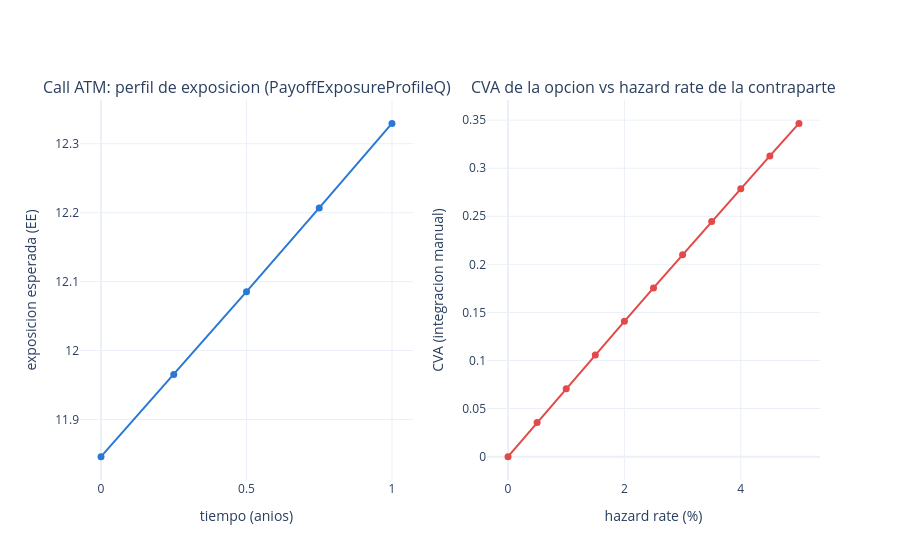

Notebook code cell kept with this figure:
### Markdown cell above
## 2. Opcion frente a una contraparte: exposicion via Monte Carlo y CVA nativo

`PayoffExposureProfileQ` revalora el resto del payoff en cada fecha de `exposure_times`, en
las mismas trayectorias Monte Carlo -- el mismo insumo que consume `UnilateralCVA` por dentro
para el IRS. `PayoffUnilateralCvaQ` (medida nativa, Fase 5 de `PLAN_IMPROVE_NOTEBOOK.md`)
compone internamente ese mismo perfil EE con la formula
`CVA = (1-R) * sum_i EE_i * (S(t_{i-1}) - S(t_i)) * DF(t_i)` -- misma logica que ya usa
`UnilateralCvaMeasure` en C++ para el IRS, pero descontando por la curva observada de
`MarketSnapshot` en vez de la dinamica de un modelo de tipo corto (el `PayoffProduct` de abajo
vive bajo `GBM`, no bajo Hull-White). `hazard_rate`/`recovery_rate` se leen de ese mismo
`MarketSnapshot`, no de un parametro propio de la medida. El contrato de la call (aqui y en la
cesta de la seccion 3) se construye via `qd.call_leg` (PLAN_IMPROVE_NOTEBOOK2.md Fase 6) en vez
de horneado a mano con `qd.when`/`qd.cashflow`/`qd.maximum`.

> **Nota (`PLAN_IMPROVE_NOTEBOOK.md`, Fase 5):** la funcion `manual_cva` de abajo integraba a
> mano en Python exactamente la formula que `PayoffUnilateralCvaQ` ya resuelve en el motor --
> se conserva aqui como celda de verificacion cruzada explicita (compara contra la medida
> nativa en la celda siguiente, y ademas sirve para explorar un grid de hazard rate sin
> reconstruir un `MarketSnapshot` por punto), no como el unico camino.

### Code cell
OBS = "EQ.SPOT.IDX"
S0, R_RATE, Q_DIV, SIGMA, T = 100.0, 0.04, 0.0, 0.25, 1.0
# qd.call_leg (PLAN_IMPROVE_NOTEBOOK2.md Fase 6) en vez de horneado a mano con qd.when/qd.cashflow/qd.maximum.
call_contract = qd.call_leg(OBS, S0, 1.0, T)
call_trade = qd.PayoffProduct(id="OPT_CPTY", contract=call_contract)
option_model = qd.Gbm(s0=S0, r=R_RATE, q=Q_DIV, sigma=SIGMA, observable=OBS)
# hazard_rate/recovery_rate fijados aqui (no en un grid) porque PayoffUnilateralCvaQ (celda
# siguiente) los lee de este MarketSnapshot -- el grid de mas abajo (hazard_grid) sigue
# explorando otros valores solo con manual_cva, que no necesita reconstruir el market.
HAZARD_FIXED, RECOVERY_FIXED = 0.02, 0.40
option_market = qd.Market(
    pillars=[T], zero_rates=[R_RATE], hazard_rate=HAZARD_FIXED, recovery_rate=RECOVERY_FIXED,
)
# option_pricing difiere del PricingContext del constructor de eng (fijado arriba para el IRS
# Hull-White, n_paths=20000/n_steps=52) -- override puntual (PLAN_API_REFACTOR.md Fase 2), sin
# instanciar un segundo Engine.
option_pricing = qd.PricingContext(pricing_date=0.0, n_paths=150_000, n_steps=1, seed=5)

exposure_times = [0.0, 0.25, 0.5, 0.75, 1.0]
exposure_result = eng.price(
    call_trade, option_model, option_market, [("PayoffExposureProfileQ", {"exposure_times": exposure_times})],
    pricing=option_pricing,
)["PayoffExposureProfileQ"]
ee_option = list(exposure_result.primary)


def manual_cva(ee_profile, times, hazard_rate, recovery, discount_rate):
    total = 0.0
    for i in range(1, len(times)):
        t0, t1 = times[i - 1], times[i]
        survival_prob = math.exp(-hazard_rate * t0) - math.exp(-hazard_rate * t1)
        discount = math.exp(-discount_rate * t1)
        total += (1.0 - recovery) * ee_profile[i] * survival_prob * discount
    return total


hazard_grid = np.arange(0.0, 0.051, 0.005)
cva_curve = [manual_cva(ee_option, exposure_times, float(h), 0.40, R_RATE) for h in hazard_grid]

COLOR_CVA_SENS = "#e34948"  # rojo: sensibilidad de CVA vs hazard rate (distinto de EE/PFE)

fig = make_subplots(rows=1, cols=2, subplot_titles=(
    "Call ATM: perfil de exposicion (PayoffExposureProfileQ)",
    "CVA de la opcion vs hazard rate de la contraparte",
))
fig.add_trace(go.Scatter(
    x=exposure_times, y=ee_option, mode="lines+markers", name="EE (opcion)",
    line=dict(color=COLOR_EE, width=2), marker=dict(size=7), showlegend=False,
    hovertemplate="t=%{x:.2f} anios<br>EE=%{y:.4f}<extra></extra>",
), row=1, col=1)
fig.add_trace(go.Scatter(
    x=hazard_grid * 100.0, y=cva_curve, mode="lines+markers", name="CVA",
    line=dict(color=COLOR_CVA_SENS, width=2), marker=dict(size=7), showlegend=False,
    hovertemplate="hazard=%{x:.2f}%<br>CVA=%{y:.4f}<extra></extra>",
), row=1, col=2)
fig.update_xaxes(title_text="tiempo (anios)", row=1, col=1)
fig.update_yaxes(title_text="exposicion esperada (EE)", row=1, col=1)
fig.update_xaxes(title_text="hazard rate (%)", row=1, col=2)
fig.update_yaxes(title_text="CVA (integracion manual)", row=1, col=2)
fig.update_layout(template="plotly_white")
fig.show()

### Figure 1 — Plotly figure (JSON) as saved in the notebook; plotly's stock layout.template omitted (floating-point values rounded to 4 significant figures)
{"data": [{"hovertemplate": "t=%{x:.2f} anios<br>EE=%{y:.4f}<extra></extra>", "line": {"color": "#2a78d6", "width": 2}, "marker": {"size": 7}, "mode": "lines+markers", "name": "EE (opcion)", "showlegend": false, "type": "scatter", "x": [0.0, 0.25, 0.5, 0.75, 1.0], "xaxis": "x", "y": [11.85, 11.97, 12.09, 12.21, 12.33], "yaxis": "y"}, {"hovertemplate": "hazard=%{x:.2f}%<br>CVA=%{y:.4f}<extra></extra>", "line": {"color": "#e34948", "width": 2}, "marker": {"size": 7}, "mode": "lines+markers", "name": "CVA", "showlegend": false, "type": "scatter", "x": [0.0, 0.5, 1.0, 1.5, 2.0, 2.5, 3.0, 3.5, 4.0, 4.5, 5.0], "xaxis": "x2", "y": [0.0, 0.03545, 0.07072, 0.1058, 0.1407, 0.1755, 0.2101, 0.2445, 0.2787, 0.3128, 0.3466], "yaxis": "y2"}], "layout": {"annotations": [{"font": {"size": 16}, "showarrow": false, "text": "Call ATM: perfil de exposicion (PayoffExposureProfileQ)", "x": 0.225, "xanchor": "center", "xref": "paper", "y": 1.0, "yanchor": "bottom", "yref": "paper"}, {"font": {"size": 16}, "showarrow": false, "text": "CVA de la opcion vs hazard rate de la contraparte", "x": 0.775, "xanchor": "center", "xref": "paper", "y": 1.0, "yanchor": "bottom", "yref": "paper"}], "xaxis": {"anchor": "y", "domain": [0.0, 0.45], "title": {"text": "tiempo (anios)"}}, "xaxis2": {"anchor": "y2", "domain": [0.55, 1.0], "title": {"text": "hazard rate (%)"}}, "yaxis": {"anchor": "x", "domain": [0.0, 1.0], "title": {"text": "exposicion esperada (EE)"}}, "yaxis2": {"anchor": "x2", "domain": [0.0, 1.0], "title": {"text": "CVA (integracion manual)"}}}}
